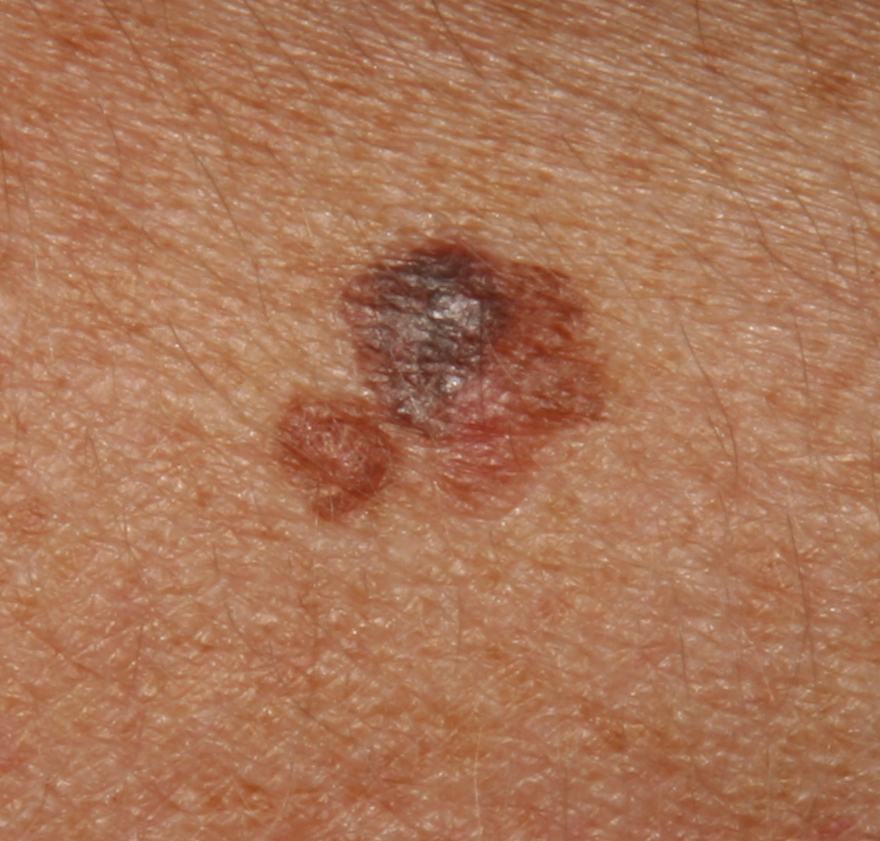
#> input picture 08/B496a.png, 880 x 841 px, found by its file name
$ python script_mmi_task2_solution.py
#> lines starting #> are read from the running program, lines starting #| are printed output that depends on the picture; after the words box and inside, x2 and y2 are one past the last pixel; in counts of white or black regions, pixels touching at a corner belong together
### 08/calculate_border_task1_solution.py
# -*- coding: utf-8 -*-

def calculate_border_task1_solution(path_img, crop_factor, sigma):

    """
    This function does the following:
    1) reads the picture stored at 'path_img' using cv2.imread and displays it
       using plt.imshow
    2) converts the color picture into a grey-scale picture using cv2.cvtColor
       and shows it
    3) cuts away the sides of the grey-scale image, the fraction is defined by
       'crop_factor'
    4) blurs the picture using a Gaussian filter (using cv2.GaussianBlur) with
       'sigma'; the larger sigma, the more the image gets blurred and finer
       contours disappear; this is necessary to get rid of noise and unwanted
       structures like hairs
    5) uses Otsu's method to turn the filtered grey-scale image into a binary
       image (using cv2.threshold)
    6) uses ndimage.binary_fill_holes() to fill holes in the binary picture
       an cv2.connectedComponents() to keep only the region with the largest area
    7) uses cv2.findContours to calculate the border (aka contour) of the identified
       area and plots everything
    Input :  path_img         : path to color image (string)
             crop_factor      : percentage that should be cut away from
                                image (e.g. 0.1 means 10%)
             sigma            : used for the Gaussian filter to blur the image
                                (e.g. 5) in imgaussfilt.m
    Output : cropped_img_cl  : cropped color image (sides are cut away)
             cropped_img_gs  : cropped grey scale image
             cropped_img_mask: logical array with mask of the lesion, i.e.
                               every pixel within the lesion has a value of 1,
                               every pixel outside the lesion has a value of 0
             border          : array with x and y coordinates of the boundaries
                               of the lesion
    Remarks: Requires Installation of OpenCV (e.g. for Anaconda see https://www.geeksforgeeks.org/set-opencv-anaconda-environment/)
             enter the following in the Anaconda prompt: conda install -c menpo opencv
             Tutorial for Contour Detection: https://learnopencv.com/contour-detection-using-opencv-python-c/
    Example: [cr_img_cl,cr_img_gs,cr_img_mask,border] = calculate_border_task1_solution('B496a.png', 0.1, 5);
    Date: Nov, 1, 2021, knaa
    """
#> called with path_img = '.\\B496a.png', crop_factor = 0.1, sigma = 5
    import numpy as np
    from scipy import ndimage
    import matplotlib.pyplot as plt
    import cv2

# 1) Read image I1 in a using cv2.imread and plt.imshow and show in a subplot(2,3,1).
#    Attention: CV2 reads picture as BGR (not RGB), and therefore, the image has to
#    be converted with cv2.cvtColor(I1,cv2.COLOR_BGR2RGB)
    plt.rcParams['figure.dpi'] = 600
    I1 = cv2.imread(path_img,cv2.IMREAD_COLOR)
#> I1 is the input picture: shape (841, 880, 3); mean B, G, R 87, 117.4, 169.9
    plt.subplot(331), plt.imshow(cv2.cvtColor(I1,cv2.COLOR_BGR2RGB)),plt.title('Original Image'),plt.axis('off')

# # 2) Convert to grey scale using cv2.cvtColor with the code cv2.COLOR_BGR2GRAY
# #    and show in a subplot(2,3,2)
    IG1=cv2.cvtColor(I1,cv2.COLOR_BGR2GRAY)
    plt.subplot(332), plt.imshow(IG1,cmap='gray'), plt.title('Gray Scale Image'),plt.axis('off')

# # 3) Cut away the given percentage on each side, e.g. crop_factor = 0.1;
# #    and show in a subplot(2,3,3)
    si = np.shape(IG1)
#> si = (841, 880)
    xrange = np.int64([crop_factor*si[0],(1-crop_factor)*si[0]])
#> xrange = [84, 756]
    yrange = np.int64([crop_factor*si[1],(1-crop_factor)*si[1]])
#> yrange = [88, 792]

    I2 = np.copy(I1[xrange[0]:xrange[1],yrange[0]:yrange[1],:])
    IG2 = np.copy(IG1[xrange[0]:xrange[1],yrange[0]:yrange[1]])
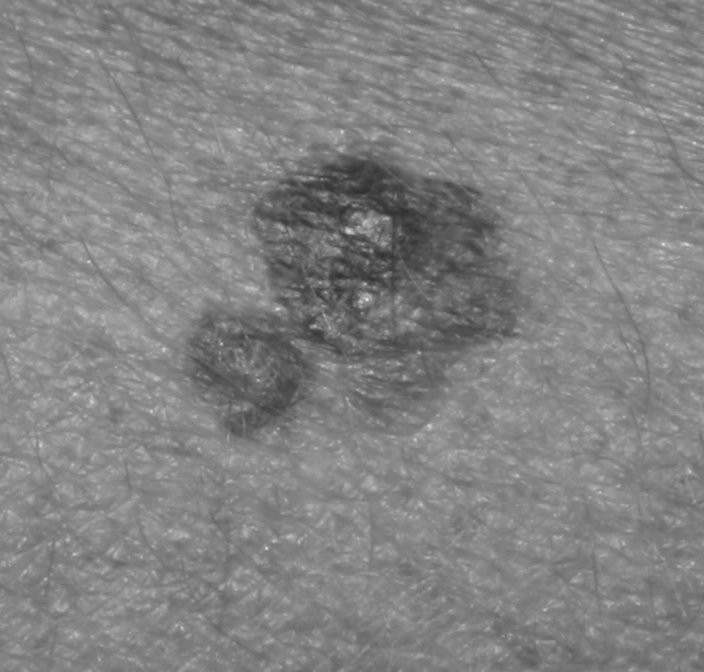
#> IG2: shape (672, 704); min 46, max 228, mean 130.6

# [4 lines of commented-out code are left out]

    plt.subplot(333), plt.imshow(IG2,cmap='gray'), plt.title('Cropped Image'),plt.axis('off')


# # 4) Filter using a Gaussian Filter with cv2.GaussianBlur and a high enough sigma (e.g. sigma = 5) to blur
# #     and show in a subplot(2,3,4)
    IG3 = cv2.GaussianBlur(IG2,ksize=(0,0),sigmaX=sigma,sigmaY=sigma,borderType=cv2.BORDER_REPLICATE)
    plt.subplot(234), plt.imshow(IG3,cmap='gray'), plt.title('Gaussian Filter'),plt.axis('off')


# # 5) Convert to binary picture using Otsu's threshold method using cv2.threshold() with cv2.THRESH_BINARY+cv2.THRESH_OTSU
# #    and show in a subplot(2,3,5)
# #    see https://opencv24-python-tutorials.readthedocs.io/en/latest/py_tutorials/py_imgproc/py_thresholding/py_thresholding.html
    ret,IG4 = cv2.threshold(IG3,0,1,cv2.THRESH_BINARY+cv2.THRESH_OTSU)
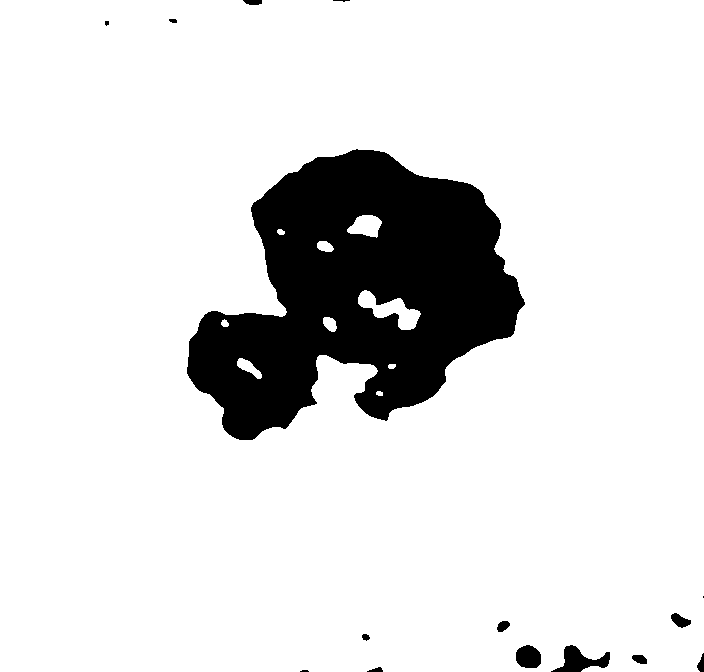
#> IG4: shape (672, 704); values 0 (black) and 1 (white), 87.5% white; 15 black regions (4 under 20 px), largest, box (x1, y1, x2, y2) and area: (187, 149, 525, 440) 57024, (551, 645, 610, 672) 755, (516, 645, 541, 668) 469
#> ret = 116
    plt.subplot(335), plt.imshow(IG4,cmap='gray'), plt.title('Otsu Binary Image'), plt.axis('off')

# # 6) Fill holes in the image and keep only the largest area
# #    using ndimage.binary_fill_holes() and cv2.connectedComponents() and show in a subplot(2,3,6)
# #    You will have to swap black and white in the binary picture, e.g. IG5 = -IG4+1

    IG5 = -IG4+1
    IG6 = ndimage.binary_fill_holes(IG5)
#> IG6: shape (672, 704) bool; 12.9% white; 15 white regions (4 under 20 px), largest, box (x1, y1, x2, y2) and area: (187, 149, 525, 440) 59304, (551, 645, 610, 672) 755, (516, 645, 541, 668) 469
    ret, labels = cv2.connectedComponents(IG6.astype(np.uint8))
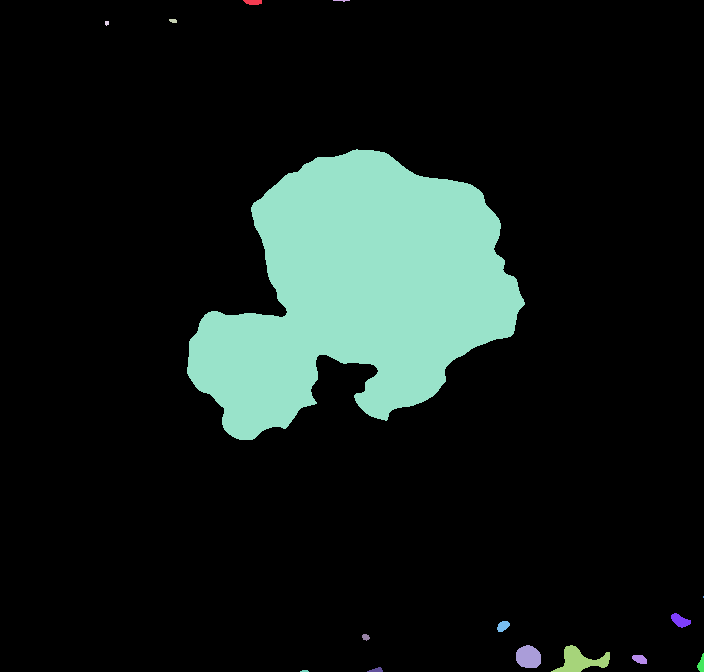
#> labels: shape (672, 704) int32; 16 distinct labels, from 0 to 15; one colour per label, 0 black
#> ret = 16
    sum_max_area = 0
    IG7 = np.array(labels)

    for label in range(1,ret):
        mask = np.array(labels)
        mask[labels == label] = 255
        mask[labels != label]= 0
        if np.sum(mask) > sum_max_area:
            sum_max_area=np.sum(mask)
            IG7=mask
#> this loop made 15 passes
#> sum_max_area on passes 1, 5: 20400, 15122520
#> pass 1, in calculate_border_task1_solution, `IG7=mask`:
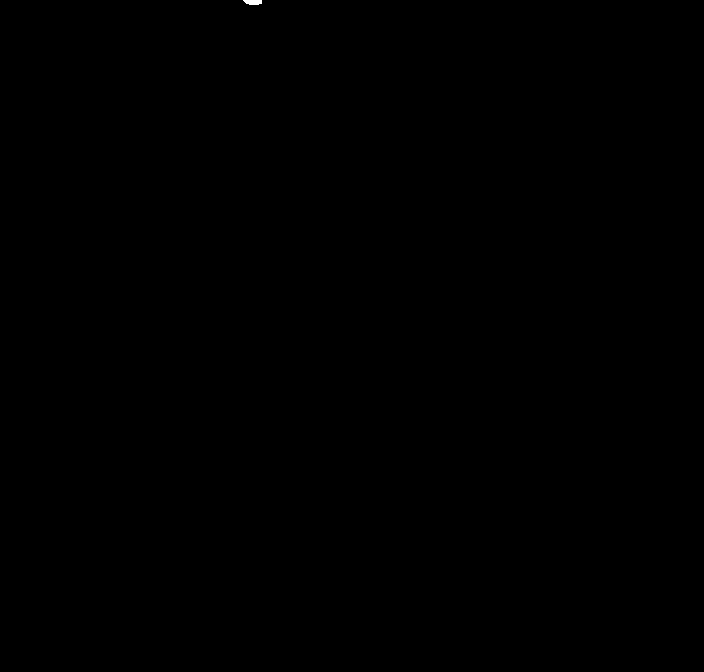
#> IG7: shape (672, 704) int32; 0.02% white; 1 white region, box (x1, y1, x2, y2) and area: (243, 0, 262, 5) 80
#> after the loop:
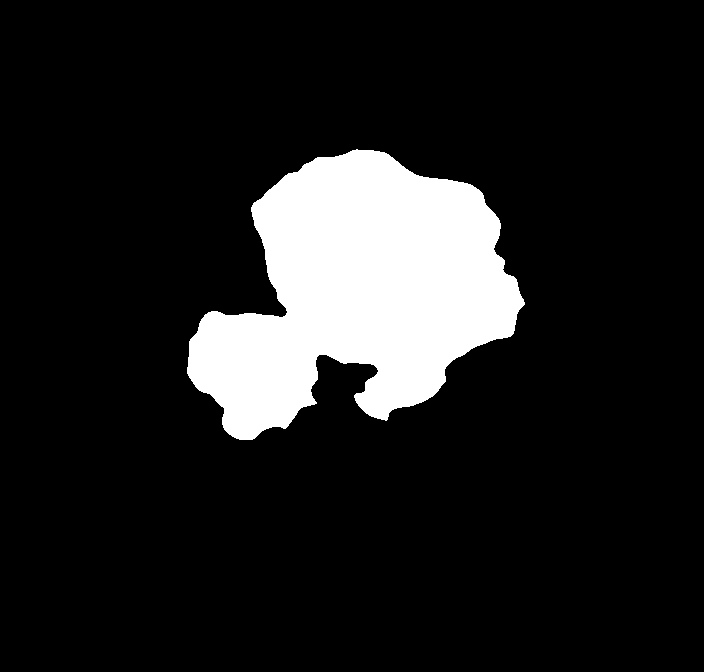
#> IG7: shape (672, 704) int32; 12.5% white; 1 white region, box (x1, y1, x2, y2) and area: (187, 149, 525, 440) 59304
#> after the loop: mask: shape (672, 704) int32; 0% white; 1 white region (1 under 20 px)
#> after the loop, sum_max_area = 15122520

    plt.subplot(336), plt.imshow(IG7,cmap='gray'), plt.title('Filled Image'), plt.axis('off')

# # 7) Compute the contours using cv2.findContours() with cv2.RETR_TREE and cv2.CHAIN_APPROX_NONE

    thresh = np.copy(IG7.astype(np.uint8))
#> thresh: shape (672, 704); 12.5% white; 1 white region
    contours, hierarchy = cv2.findContours(thresh,cv2.RETR_TREE,cv2.CHAIN_APPROX_NONE)
#> contours = 1 contour; box (x1, y1, x2, y2) and area: (187, 149, 525, 440) 58744

    ##plotting
    for data in contours:
        print("The contours have this data %r" %data)
#> this loop made 1 pass
#> (printed output is left out)
    im = I2.astype(np.uint8)
    cv2.drawContours(im,contours,-1,(255,255,0),4)
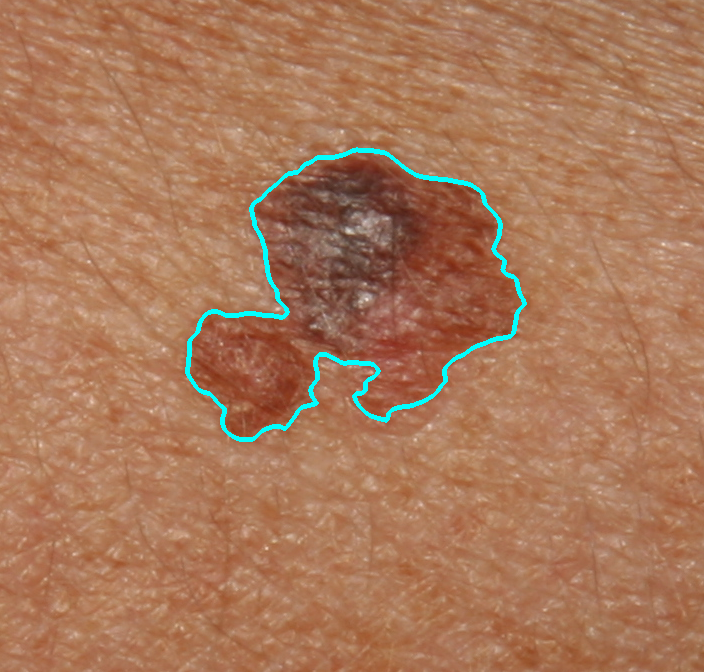
#> im: shape (672, 704, 3); mean B, G, R 90.2, 120.2, 168.9
    plt.subplot(337), plt.imshow(im,cmap='gray'), plt.title('Contour'), plt.axis('off')

#    cv2.imshow('output',im)
#    cv2.waitKey(1)
#    cv2.destroyAllWindows()

# # Define output

    cropped_img_cl = I2
    cropped_img_gs = IG2
    cropped_img_mask = IG7
    border = contours
#> border has the same summary as contours

    return cropped_img_cl,cropped_img_gs,cropped_img_mask,border

### 08/script_mmi_task2_solution.py
"""
This script does the following:
1) calls the function calculate_border_task1.m
2) calculates the centroid (center of mass) and bounding box
   with cv2.moments() and cv2.boundingRect()
3) shows the cropped RGB picture with the centroid and the bounding box

Created on Mon Nov  8 18:26:54 2021
@author: knaa
"""

import numpy as np
import os
import cv2
from calculate_border_task1_solution import calculate_border_task1_solution
import matplotlib.pyplot as plt

# Define path
os.chdir('C:\\Users\\knaa\\Documents\\01-Sync\\SCC\\Ressources\\02_Skin_Cancer_Detection\\Assignement\\Solutions')
path = '.'
img ='B496a.png'
#img='test3.jpg'
path_img = path+'\\'+img
print('Processed Picture: ',img)


# Step 1: Read Image and calculate border of lesion
#         by calling calculate_border_task1.m

# 10% is cut away from each side of the image, then the image is blurred using
# a Gaussian filter with sigma 10. Then the contour is of the lesion is
# calculated. Output is the cropped color image, the cropped grey scale
# image and the borders of the contour.

cropped_img_cl,cropped_img_gs,cropped_img_mask,border = calculate_border_task1_solution(path_img, 0.1, 5)
#> border has the same summary as contours in calculate_border_task1_solution

# Step 2: Calculate the centroid (center of mass) and bounding box
# using cv2.moments() and cv2.boundingRect(), see online help for details

IGA = np.copy(cropped_img_cl)

for c in border:
    M = cv2.moments(c)
    if M["m00"] != 0:
        cX = int(M["m10"] / M["m00"])
        cY = int(M["m01"] / M["m00"])
    else:
        cX, cY = 0, 0
    x,y,w,h = cv2.boundingRect(c)
#> this loop made 1 pass
#> (cX, cY, x, y, w, h) on pass 1: (358, 290, 187, 149, 338, 291)

# Step 3: show the cropped RGB picture with the centroid and the bounding box.
# Use cv2.rectangle() to plot the bounding box, cv2.drawContours() for the
# contours, cv2.circle() for the centroid

cv2.rectangle(IGA,(x,y),(x+w,y+h),(0,255,0),2)
cv2.drawContours(IGA,border,-1,(255,255,0),4)
cv2.circle(IGA, (cX, cY), 5, (255, 255, 255), -1)
#> IGA: shape (672, 704, 3); mean B, G, R 89.5, 121.2, 167.6

## The following commands do not work properly ... why?
#cv2.imshow('img',IGA)
#cv2.waitKey(1)
#cv2.destroyAllWindows()

plt.figure(2)
plt.imshow(cv2.cvtColor(IGA,cv2.COLOR_BGR2RGB))


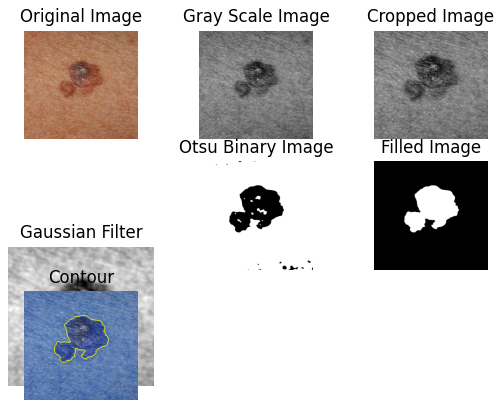
#> figure drawn by matplotlib, 7 panels; B, G, R data is drawn as R, G, B

$ run again, with 08/IMG_4106.jpg saved as 08/B496a.png
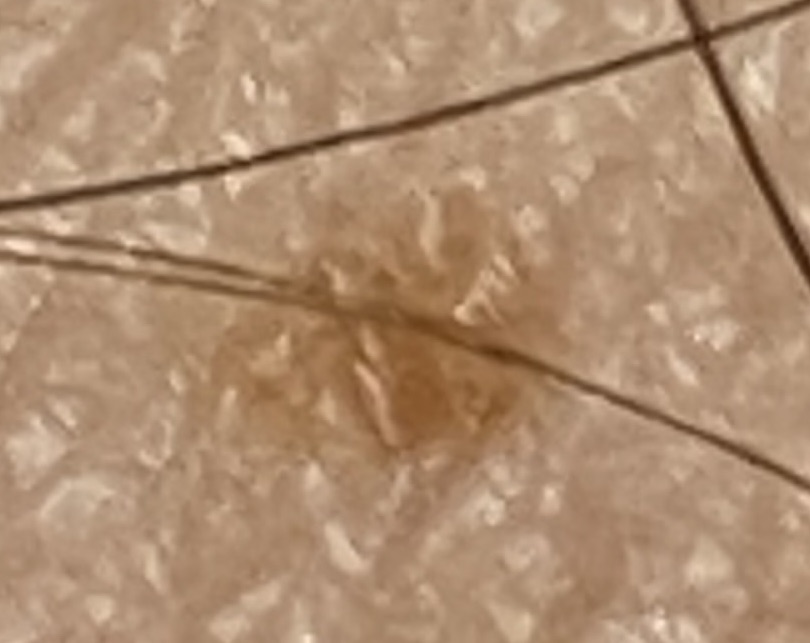
#> input picture 08/IMG_4106.jpg, 810 x 643 px, found by its file name
#> in calculate_border_task1_solution, I1 is the input picture: shape (643, 810, 3); mean B, G, R 113.2, 141.6, 174.1
#> in calculate_border_task1_solution, `ret,IG4 = cv2.threshold(IG3,0,1,cv2.THRESH_BINARY+cv2.THRESH_OTSU)`:
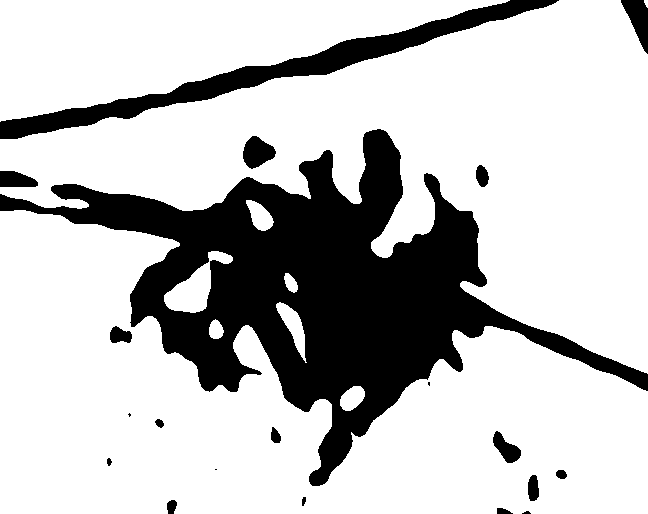
#> IG4: shape (514, 648); values 0 (black) and 1 (white), 76.1% white; 20 black regions (4 under 20 px), largest, box (x1, y1, x2, y2) and area: (0, 129, 648, 486) 65853, (0, 0, 559, 139) 10025, (621, 0, 648, 54) 772
#> in calculate_border_task1_solution, `ret,IG4 = cv2.threshold(IG3,0,1,cv2.THRESH_BINARY+cv2.THRESH_OTSU)`: ret = 136
#> IG6: shape (514, 648) bool; 25% white; 20 white regions (4 under 20 px), largest, box (x1, y1, x2, y2) and area: (0, 129, 648, 486) 69621, (0, 0, 559, 139) 10025, (621, 0, 648, 54) 772
#> labels: shape (514, 648) int32; 21 distinct labels, from 0 to 20
#> in calculate_border_task1_solution, `ret, labels = cv2.connectedComponents(IG6.astype(np.uint8))`: ret = 21
#> the loop in calculate_border_task1_solution, `for label in range(1,ret):` made 20 passes
#> sum_max_area on passes 1, 3: 2556375, 17753355
#> after the loop in calculate_border_task1_solution, `for label in range(1,ret):`: sum_max_area = 17753355
#> thresh: shape (514, 648); 20.9% white; 1 white region
#> contours = 1 contour; box (x1, y1, x2, y2) and area: (0, 129, 648, 486) 68417
#> the loop in calculate_border_task1_solution, `for data in contours:` made 1 pass
#> (printed output is left out)
#> im: shape (514, 648, 3); mean B, G, R 115.2, 143.5, 166.6
#> in calculate_border_task1_solution, `border = contours`: border has the same summary as contours
#> `cropped_img_cl,cropped_img_gs,cropped_img_mask,border = calculate_bord..`: border has the same summary as contours in calculate_border_task1_solution
#> the loop `for c in border:` made 1 pass
#> (cX, cY, x, y, w, h) on pass 1: (313, 288, 0, 129, 648, 357)
#> `cv2.drawContours(IGA,border,-1,(255,255,0),4)`:
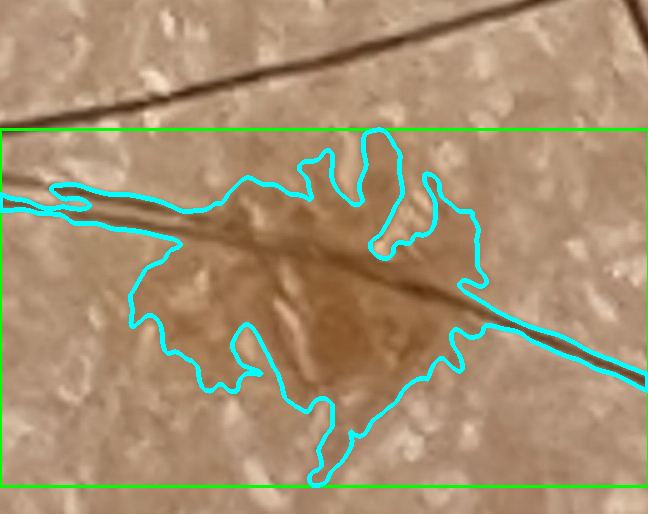
#> IGA: shape (514, 648, 3); mean B, G, R 113.5, 145.1, 164.1
